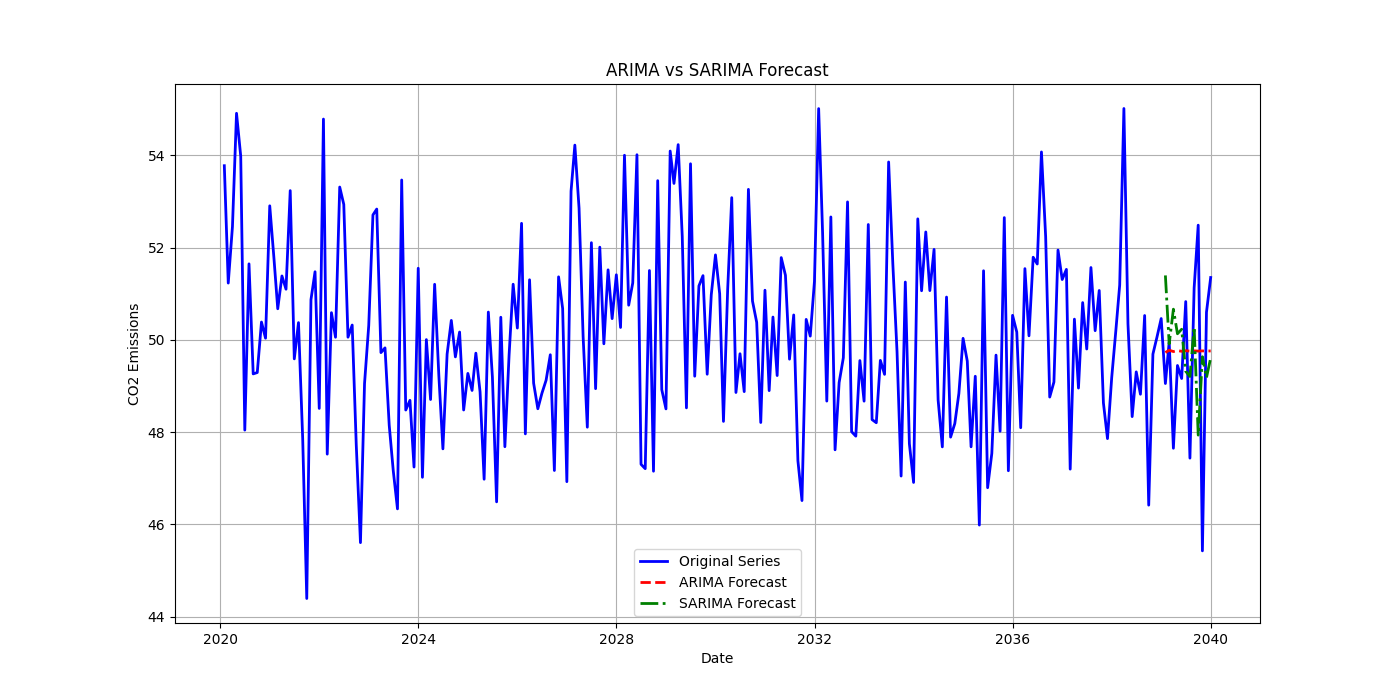

Write the Python code that produced this figure.
import pandas as pd
import numpy as np
import matplotlib.pyplot as plt
from statsmodels.tsa.arima.model import ARIMA
from statsmodels.tsa.statespace.sarimax import SARIMAX
from sklearn.metrics import mean_squared_error, mean_absolute_error, r2_score

# Example CO2 emissions data
np.random.seed(0)
date_range = pd.date_range(start='2020-01-01', periods=240, freq='M')
data = 50 + 0.5 * np.sin(2 * np.pi * date_range.month /
                         12) + np.random.normal(0, 2, 240)
time_series = pd.Series(data, index=date_range)

# Fit ARIMA model
arima_model = ARIMA(time_series, order=(2, 1, 2))
arima_result = arima_model.fit()

# Forecast and evaluate ARIMA
arima_forecast = arima_result.forecast(steps=12)
arima_rmse = np.sqrt(mean_squared_error(time_series[-12:], arima_forecast))
arima_mae = mean_absolute_error(time_series[-12:], arima_forecast)
arima_r2 = r2_score(time_series[-12:], arima_forecast)

print(f"ARIMA RMSE: {arima_rmse:.2f}, MAE: {
      arima_mae:.2f}, R²: {arima_r2:.2f}")

# Fit SARIMA model
sarima_model = SARIMAX(time_series, order=(
    2, 1, 2), seasonal_order=(1, 1, 1, 12))
sarima_result = sarima_model.fit()

# Forecast and evaluate SARIMA
sarima_forecast = sarima_result.forecast(steps=12)
sarima_rmse = np.sqrt(mean_squared_error(time_series[-12:], sarima_forecast))
sarima_mae = mean_absolute_error(time_series[-12:], sarima_forecast)
sarima_r2 = r2_score(time_series[-12:], sarima_forecast)

print(f"SARIMA RMSE: {sarima_rmse:.2f}, MAE: {
      sarima_mae:.2f}, R²: {sarima_r2:.2f}")

# Plotting the results with specified colors
plt.figure(figsize=(14, 7))
plt.plot(time_series, label='Original Series', color='blue', linewidth=2)
plt.plot(time_series.index[-12:], arima_forecast,
         label='ARIMA Forecast', color='red', linestyle='--', linewidth=2)
plt.plot(time_series.index[-12:], sarima_forecast,
         label='SARIMA Forecast', color='green', linestyle='-.', linewidth=2)
plt.legend()
plt.title('ARIMA vs SARIMA Forecast')
plt.xlabel('Date')
plt.ylabel('CO2 Emissions')
plt.grid(True)
plt.show()
